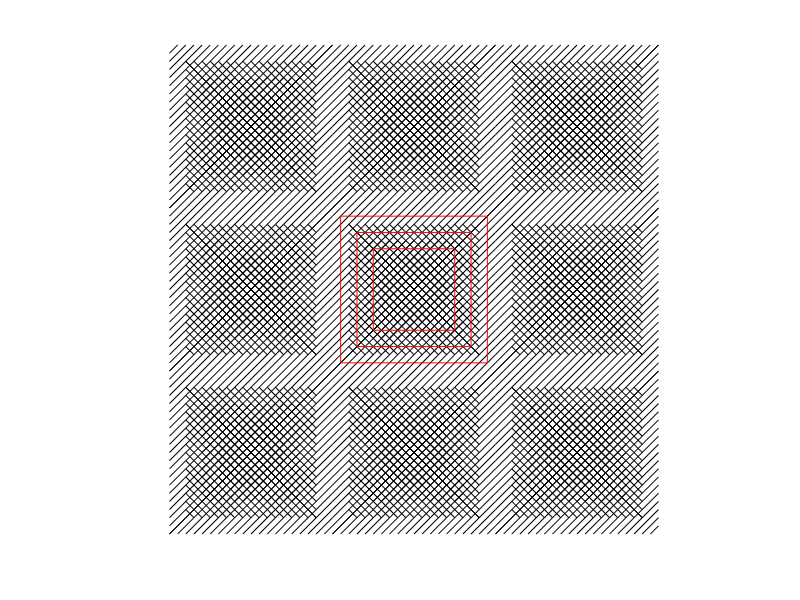

Write the MATLAB code that produced this figure.
%% Optical Illusion
% Script to make simple optical illusion with lines and sqaures
function illusion6
leftLim = 0;
bottomLim = 0;
rightLim = 1;
topLim = 1;

for m = 0:2
    for n = 0:2
        rectangle('Position',[n,m+0,1,1],'facecolor',[1 1 1],'edgecolor','none');
        [x,y] = slantLine(1,leftLim,bottomLim,rightLim,topLim);
        line(n+x,m+y,'color','k');
        
        rectangle('Position',[n+0.1,m+0.1,1-0.2,1-0.2],'facecolor',[1 1 1],'edgecolor','none');
        [x,y] = slantLine(2,leftLim+0.1,bottomLim+0.1,rightLim-0.1,topLim-0.1);
        line(n+x,m+y,'color','k');
        
        rectangle('Position',[n+0.2,m+0.2,1-0.4,1-0.4],'facecolor',[1 1 1],'edgecolor','none');
        [x,y] = slantLine(1,leftLim+0.2,bottomLim+0.2,rightLim-0.2,topLim-0.2);
        line(n+x,m+y,'color','k');
        
        rectangle('Position',[n+0.3,m+0.3,1-0.6,1-0.6],'facecolor',[1 1 1],'edgecolor','none');
        [x,y] = slantLine(2,leftLim+0.3,bottomLim+0.3,rightLim-0.3,topLim-0.3);
        line(n+x,m+y,'color','k');
    end
end
m=1;
n=1;
% Inner squares
rectangle('Position',[n+0.05,m+0.05,1-0.1,1-0.1],'facecolor','none','edgecolor',[1 0 0]);
rectangle('Position',[n+0.15,m+0.15,1-0.3,1-0.3],'facecolor','none','edgecolor',[1 0 0]);
rectangle('Position',[n+0.25,m+0.25,1-0.5,1-0.5],'facecolor','none','edgecolor',[1 0 0]);
axis equal off


function [x,y] = slantLine(choice,leftLim,bottomLim,rightLim,topLim);
% This function return x,y coordinates of slanted lines on
% the basis of choice.The function doesnt draws lines.
% choice = 1 will give lines slanted on right hand direction
% all the bottom points connected to rightmost points and leftmost
% points connected to topmost points
% choice = 2 will give lines slanted on left hand direction
% all the bottom points connected to leftmost points and rightmost
% points connected to topmost points
num_points = 20;
x = leftLim : 0.05 : rightLim;
y = topLim  : -0.05 : bottomLim;
y2 = bottomLim : 0.05 : topLim;
lenx = length(x);
bottom_points = bottomLim * ones(1,lenx);
right_points = rightLim * ones(1,lenx);
top_points = topLim * ones(1,lenx);
left_points = leftLim * ones(1,lenx);
switch choice
    case 1
        x = [x right_points;left_points x];
        y = [top_points y;y bottom_points];
    case 2
        x = [x left_points;right_points x];
        y = [top_points y2;y2 bottom_points];
end